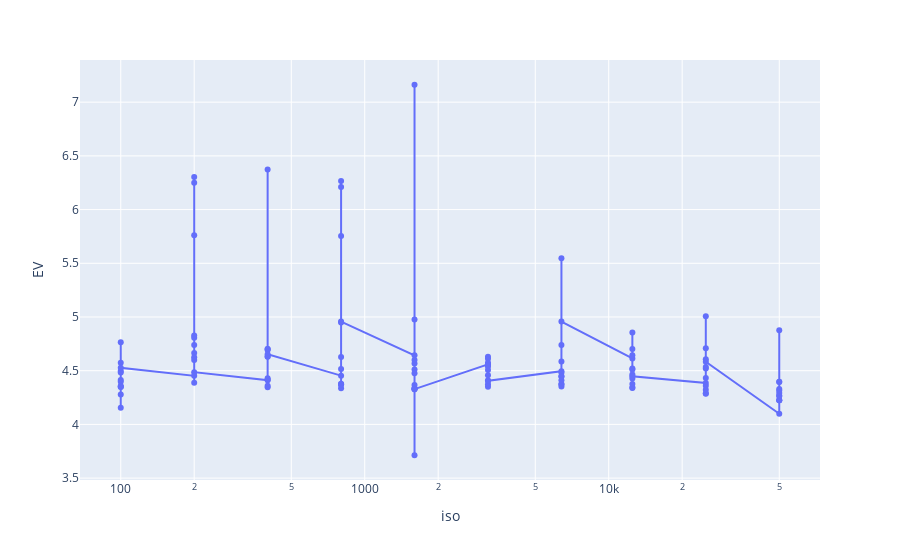

Source (notebook cell):
### Code cell
px.line(data, x='iso', y='EV', markers=True, log_x=True)
